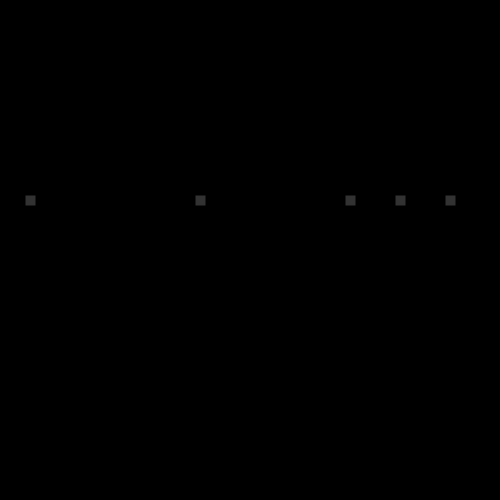
Frame 1 (no input)
Frame 60 (the mouse pressed at the canvas centre just before this capture): identical to frame 1, image omitted
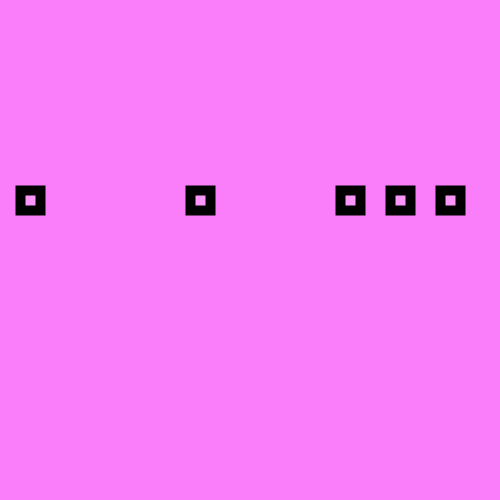
Frame 120 (the mouse held since frame 60 and released just before this capture)

The Processing sketch that drew these frames (run headless with seeded random() and noise(); from frame 60 on, the mouse is pressed at the canvas centre):

// Processing sketch: processing_66578
// ── processing_66578.pde

int[] posXList;
int[] posYList;
int[] squareSize;

void setup() {
  size(500, 500);
  posXList = new int[5];
  posXList[0] = 30;
  posXList[1] = 200;
  posXList[2] = 350;
  posXList[3] = 400;
  posXList[4] = 450;

  posYList = new int[5];
  squareSize = new int[5];
  
  strokeWeight(10);

  rectMode (CENTER);

  for (int i = 0; i < posYList.length; i++) {
    posYList[i] = 200;
  }

  for (int i = 0; i < squareSize.length; i++) {
    squareSize[i] = 20;
  }
}

void draw() { 
  background(mouseX, mouseX/2, mouseY);
  fill(255, 255, 255, 50);

  for (int i = 0; i < posXList.length; i++) {
    if (mousePressed && mouseX > posXList[i] && mouseX < posXList[i] + 50 && mouseY > posYList[i] && mouseY < posYList[i] + 50 ) {
      squareSize[i] = squareSize[i] + 1;
    }
    rect(posXList[i], posYList[i], squareSize[i], squareSize[i]);
  }
}
